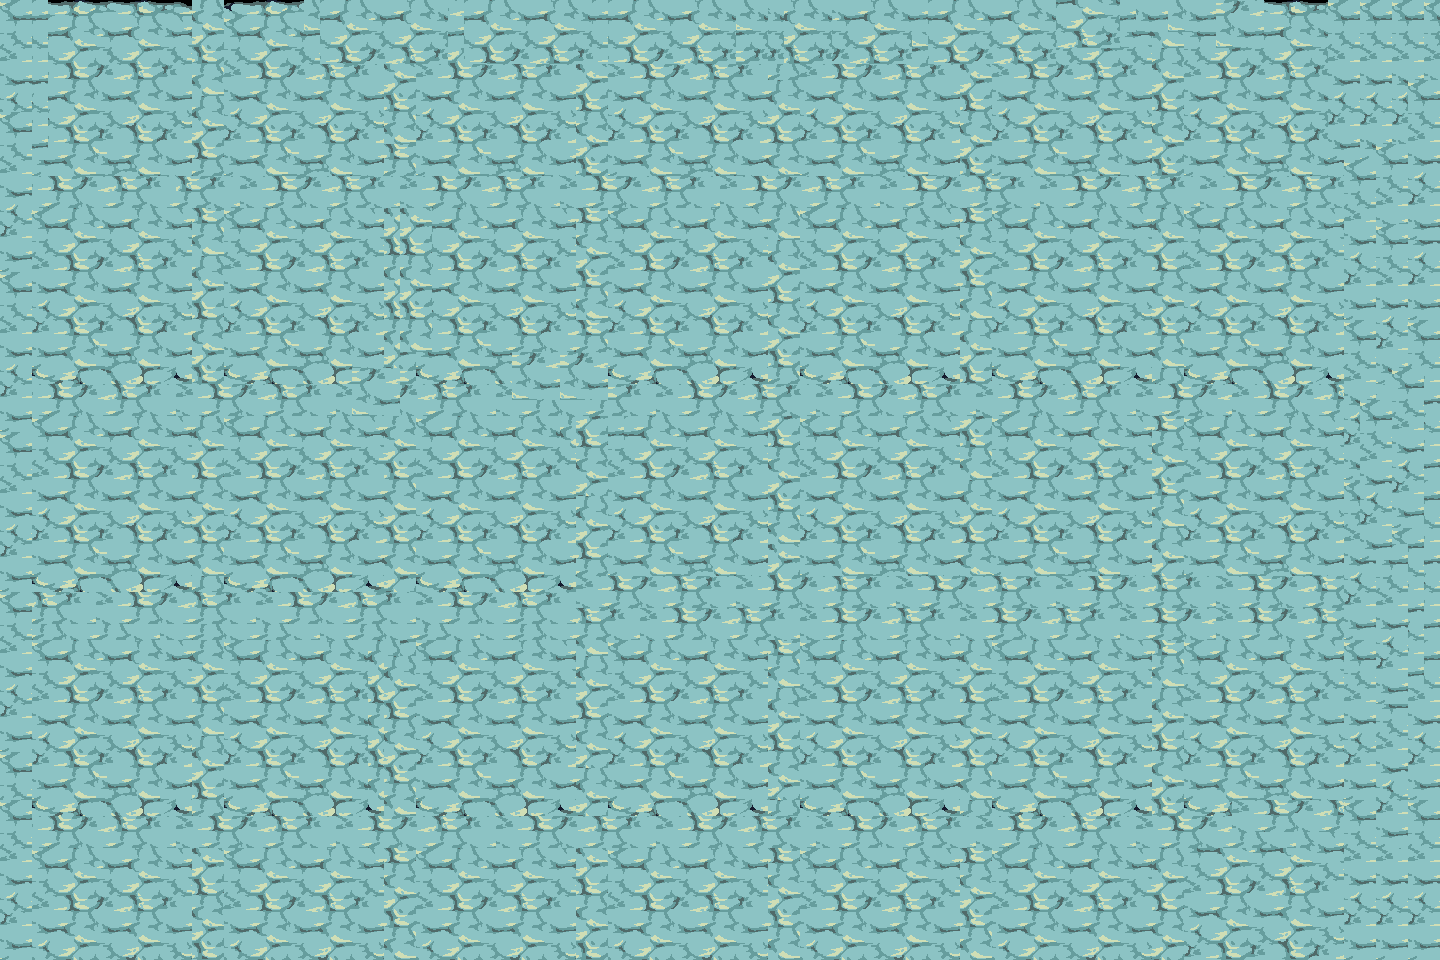

Tiled map render using the project's own tile images. Description and the map definition, with tile-layer contents summarised, below:
An orthogonal 90x60 tile map with 16x16 px tiles, 3 tile layers (Tile Layer 1, Tile Layer 2, Tile Layer 3) and 8 objects (2x Enemy, Player).

<map version="1.10" tiledversion="1.11.2" orientation="orthogonal" renderorder="right-down" width="90" height="60" tilewidth="16" tileheight="16" infinite="0" nextlayerid="6" nextobjectid="13">
 <tileset firstgid="1" source="Tilemap_Elevation.tsx" />
 <layer id="1" name="Tile Layer 1" width="90" height="60">
  <data>[5400 cells, 5400 non-empty, 120 distinct tile ids]</data>
 </layer>
 <layer id="2" name="Tile Layer 2" width="90" height="60">
  <data>[5400 cells, 0 non-empty, 0 distinct tile ids]</data>
 </layer>
 <layer id="4" name="Tile Layer 3" width="90" height="60">
  <data>[5400 cells, 0 non-empty, 0 distinct tile ids]</data>
 </layer>
 <objectgroup id="5" name="SpawnPoint">
  <object id="9" name="Orc" type="Enemy" x="368" y="96" width="32" height="32" />
  <object id="10" name="     " type="Enemy" x="896" y="96" width="32" height="32" />
  <object id="12" type="Player" x="656" y="336" width="32" height="32" />
 </objectgroup>
 <objectgroup id="3" name="Collision">
  <object id="1" x="0" y="0" width="1440" />
  <object id="3" x="1440" y="0" height="944" />
  <object id="4" x="1440" y="944" height="16" />
  <object id="5" x="0" y="960" width="1440" />
  <object id="6" x="0" y="0" height="960" />
 </objectgroup>
</map>
